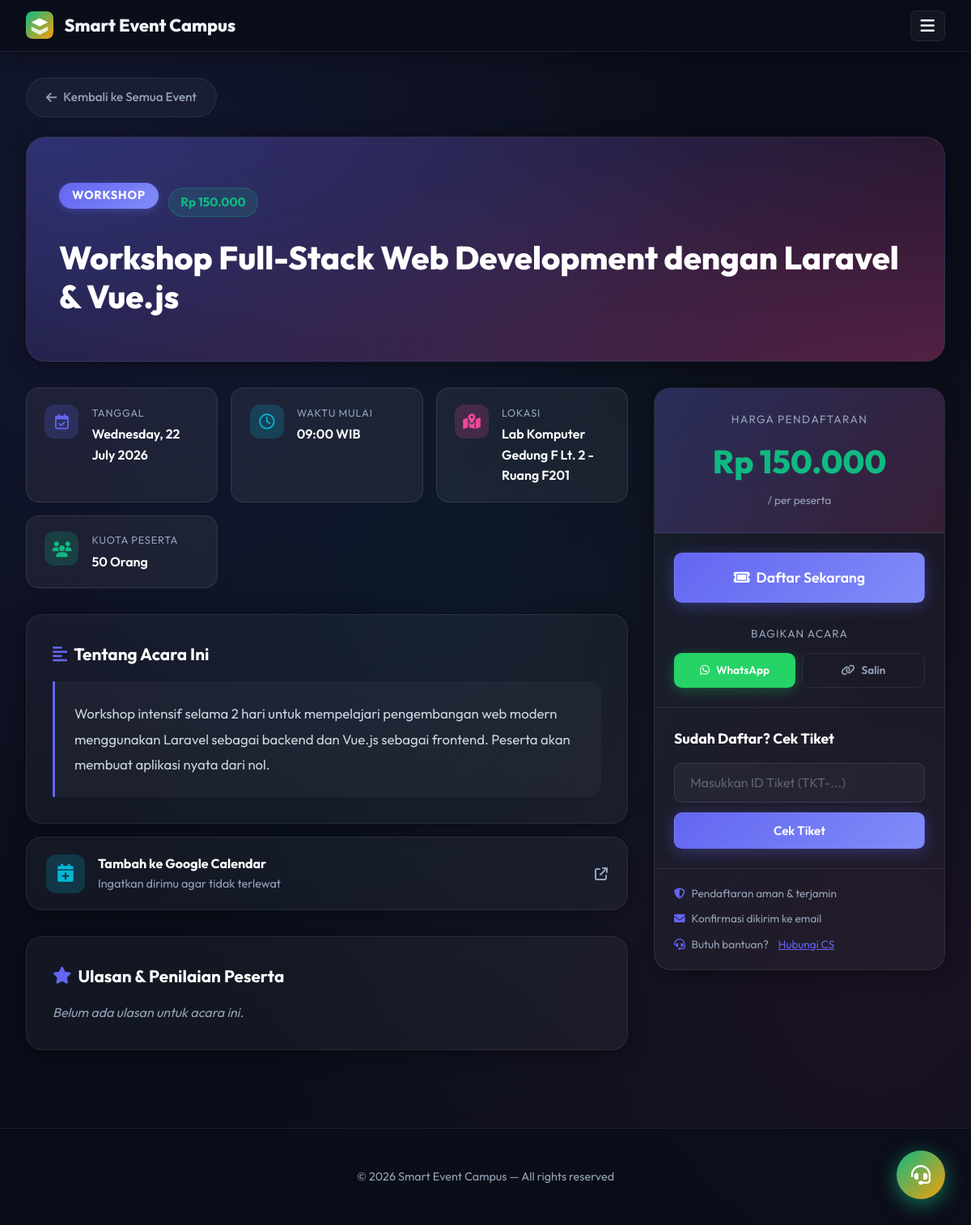
Page /event_detail.php?id=1 on the committed database.
### tables this page shows
CREATE TABLE `events` (
  `id` int(11) NOT NULL AUTO_INCREMENT,
  `title` varchar(100) NOT NULL,
  `description` text NOT NULL,
  `event_date` date NOT NULL,
  `event_time` time NOT NULL,
  `location` varchar(255) NOT NULL,
  `maps_url` varchar(500) DEFAULT NULL,
  `event_type` enum('Seminar','Workshop','Lomba','Pelatihan') NOT NULL,
  `is_paid` tinyint(1) DEFAULT 0,
  `price` decimal(10,2) DEFAULT 0.00,
  `max_participants` int(11) DEFAULT NULL,
  `poster` varchar(255) DEFAULT NULL,
  `material_file` varchar(255) DEFAULT NULL,
  `created_at` timestamp NULL DEFAULT current_timestamp(),
  PRIMARY KEY (`id`)
);

### event_detail.php (the view, shortened to what this page needs)
<?php
require_once 'config.php';
$id = $_GET['id'];
$stmt = $conn->prepare("SELECT * FROM events WHERE id = ?");
$stmt->bind_param("i", $id);
$stmt->execute();
$result = $stmt->get_result();
$event = $result->fetch_assoc();
$date = date("l, d F Y", strtotime($event['event_date']));
$time = date("H:i", strtotime($event['event_time']));
$cal_start = date("Ymd\THis\Z", strtotime($event['event_date'] . ' ' . $event['event_time']));
$cal_end   = date("Ymd\THis\Z", strtotime($event['event_date'] . ' ' . $event['event_time']) + 7200);
$cal_url   = "https://calendar.google.com/calendar/render?action=TEMPLATE&text=" . urlencode($event['title']) . "&dates={$cal_start}/{$cal_end}&details=" . urlencode($event['description']) . "&location=" . urlencode($event['location']);
$page_url = (isset($_SERVER['HTTPS']) && $_SERVER['HTTPS'] === 'on' ? "https" : "http") . "://$_SERVER[HTTP_HOST]$_SERVER[REQUEST_URI]";
$share_text = "🚀 *JANGAN LEWATKAN KESEMPATAN INI!*\n\n";
$share_text .= "Segera tingkatkan wawasan dan kembangkan potensimu di acara luar biasa kami:\n\n";
$share_text .= "✨ *{$event['title']}*\n";
$share_text .= "📅 *Tanggal:* $date\n";
$share_text .= "⏰ *Waktu:* $time WIB\n";
$share_text .= "📍 *Lokasi:* {$event['location']}\n\n";
if ($event['is_paid']) {
    $share_text .= "🎟️ *Harga Tiket:* Rp " . number_format($event['price'], 0, ',', '.') . "\n\n";
} else {
    $share_text .= "🎟️ *GRATIS!* (Kuota Terbatas - Segera Daftar!)\n\n";
}
$share_text .= "Ayo bergabung dan perluas koneksimu! 👇\n";
$share_text .= $page_url;
$wa_share_url = "https://api.whatsapp.com/send?text=" . urlencode($share_text);
$rev_stmt = $conn->prepare("SELECT * FROM event_reviews WHERE event_id = ? ORDER BY created_at DESC");
$rev_stmt->bind_param("i", $id);
$rev_stmt->execute();
$reviews = $rev_stmt->get_result();
?>
<!DOCTYPE html>
<html lang="id">
<head>
    <link rel="stylesheet" href="style.css?v=<?= time() ?>">
    <link rel="stylesheet" href="https://cdnjs.cloudflare.com/ajax/libs/font-awesome/6.4.0/css/all.min.css">
</head>
<body>
    <nav class="navbar">
        <a href="index.php" class="navbar-brand">
            Smart Event Campus
        </a>
        <button class="menu-toggle" onclick="toggleNav()">
            <i class="fa-solid fa-bars"></i>
        </button>
    </nav>
    <div class="container">
        <a href="index.php" class="back-btn">
            <i class="fa-solid fa-arrow-left"></i> Kembali ke Semua Event
        </a>
    <div class="detail-hero glass">
        <?php if (!empty($event['poster'])): ?>
            <img src="uploads/posters/<?php echo htmlspecialchars($event['poster']); ?>"
                 alt="Poster <?php echo htmlspecialchars($event['title']); ?>"
                 class="detail-hero-poster">
            <div class="detail-hero-overlay">
        <?php else: ?>
            <div class="detail-hero-noposter">
        <?php endif; ?>
                <div class="detail-badge-row">
                    <span class="event-badge" style="font-size: 0.9rem;"><?php echo htmlspecialchars($event['event_type']); ?></span>
                    <?php if($event['is_paid']): ?>
                        <span style="background: rgba(16,185,129,0.15); color:#10b981; font-weight:700; padding: 0.3rem 0.9rem; border-radius: 2rem; border: 1px solid rgba(16,185,129,0.3); font-size: 0.95rem;">
                            Rp <?php echo number_format($event['price'],0,',','.'); ?>
                        </span>
                    <?php else: ?>
                        <span style="background: rgba(16,185,129,0.15); color:#10b981; font-weight:700; padding: 0.3rem 0.9rem; border-radius: 2rem; border: 1px solid rgba(16,185,129,0.3); font-size: 0.95rem;">
                            GRATIS
                        </span>
                    <?php endif; ?>
                </div>
                <h1 class="detail-title"><?php echo htmlspecialchars($event['title']); ?></h1>
            </div>
    </div>
    <div class="detail-layout">
        <div class="detail-main">
            <div class="detail-meta-grid">
                <div class="detail-meta-card">
                    <div class="detail-meta-icon icon-purple"><i class="fa-regular fa-calendar-check"></i></div>
                    <div>
                        <div class="detail-meta-label">Tanggal</div>
                        <div class="detail-meta-value"><?php echo $date; ?></div>
                    </div>
                </div>
                <div class="detail-meta-card">
                    <div class="detail-meta-icon icon-cyan"><i class="fa-regular fa-clock"></i></div>
                    <div>
                        <div class="detail-meta-label">Waktu Mulai</div>
                        <div class="detail-meta-value"><?php echo $time; ?> WIB</div>
                    </div>
                </div>
                <div class="detail-meta-card">
                    <div class="detail-meta-icon icon-pink"><i class="fa-solid fa-map-location-dot"></i></div>
                    <div>
                        <div class="detail-meta-label">Lokasi</div>
                        <div class="detail-meta-value"><?php echo htmlspecialchars($event['location']); ?></div>
                    </div>
                </div>
                <?php if($event['max_participants'] > 0): ?>
                <div class="detail-meta-card">
                    <div class="detail-meta-icon icon-green"><i class="fa-solid fa-users"></i></div>
                    <div>
                        <div class="detail-meta-label">Kuota Peserta</div>
                        <div class="detail-meta-value"><?php echo $event['max_participants']; ?> Orang</div>
                    </div>
                </div>
                <?php endif; ?>
            </div>
            <div class="detail-desc-section glass" style="padding: 2rem; border-radius: 1.25rem;">
                <h2><i class="fa-solid fa-align-left"></i> Tentang Acara Ini</h2>
                <div class="detail-desc-body"><?php echo htmlspecialchars($event['description']); ?></div>
            </div>
            <div class="glass" style="margin-top: 1rem; border-radius: 1.25rem; overflow: hidden;">
                <a href="<?php echo $cal_url; ?>" target="_blank"
                   style="display: flex; align-items: center; gap: 1rem; padding: 1.25rem 1.5rem; text-decoration: none; color: var(--text-main); transition: background 0.3s;"
                   onmouseover="this.style.background='rgba(255,255,255,0.05)'"
                   onmouseout="this.style.background=''">
                    <div class="detail-meta-icon icon-cyan" style="width: 48px; height: 48px; font-size: 1.4rem; flex-shrink: 0;">
                        <i class="fa-solid fa-calendar-plus"></i>
                    </div>
                    <div>
                        <div style="font-weight: 700; font-size: 1rem; color: #fff;">Tambah ke Google Calendar</div>
                        <div style="font-size: 0.9rem; color: var(--text-muted);">Ingatkan dirimu agar tidak terlewat</div>
                    </div>
                    <i class="fa-solid fa-arrow-up-right-from-square" style="margin-left: auto; color: var(--text-muted);"></i>
                </a>
            </div>
            <div class="detail-desc-section glass" style="padding: 2rem; border-radius: 1.25rem; margin-top: 2rem;">
                <h2><i class="fa-solid fa-star"></i> Ulasan & Penilaian Peserta</h2>
                <div style="max-height: 400px; overflow-y: auto; padding-right: 1rem;">
                    <?php if($reviews->num_rows > 0): while($rev = $reviews->fetch_assoc()): ?>
                        <div style="background: rgba(255,255,255,0.03); border: 1px solid var(--border-color); padding: 1.25rem; border-radius: 1rem; margin-bottom: 1rem;">
                            <div style="display:flex; justify-content:space-between; margin-bottom:0.5rem;">
                                <strong style="color:#fff;"><?php echo htmlspecialchars($rev['reviewer_name']); ?></strong>
                                <span style="color:#f59e0b;">
                                    <?php for($i=0; $i<$rev['rating']; $i++) echo '<i class="fa-solid fa-star"></i>'; ?>
                                </span>
                            </div>
                            <div style="color:#cbd5e1; font-size:0.95rem;"><?php echo htmlspecialchars($rev['comment']); ?></div>
                            <div style="color:var(--text-muted); font-size:0.8rem; margin-top:0.5rem; text-align:right;">
                                <?php echo date("d/m/Y H:i", strtotime($rev['created_at'])); ?>
                            </div>
                        </div>
                    <?php endwhile; else: ?>
                        <div style="color:var(--text-muted); font-style:italic;">Belum ada ulasan untuk acara ini.</div>
                    <?php endif; ?>
                </div>
            </div>
        </div>
        <div class="detail-sidebar">
            <div class="sidebar-card glass">
                <div class="sidebar-price-block">
                    <div class="sidebar-price-label">Harga Pendaftaran</div>
                    <?php if($event['is_paid']): ?>
                        <div class="sidebar-price-value">Rp <?php echo number_format($event['price'],0,',','.'); ?></div>
                        <div style="color: var(--text-muted); font-size: 0.85rem; margin-top: 0.4rem;">/ per peserta</div>
                    <?php else: ?>
                        <div class="sidebar-price-value">GRATIS</div>
                        <div style="color: var(--text-muted); font-size: 0.85rem; margin-top: 0.4rem;">Terbuka untuk umum</div>
                    <?php endif; ?>
                </div>
                <div class="sidebar-cta">
                    <a href="register_event.php?id=<?php echo $event['id']; ?>" class="btn btn-primary">
                        <i class="fa-solid fa-ticket"></i> Daftar Sekarang
                    </a>
                    <div class="sidebar-share-label">Bagikan Acara</div>
                    <div class="sidebar-share-buttons">
                        <a href="<?php echo $wa_share_url; ?>" target="_blank" class="btn" style="background: #25D366; color: white; border: none; box-shadow: 0 4px 15px rgba(37,211,102,0.3); flex: 1; justify-content: center;">
                            <i class="fa-brands fa-whatsapp"></i> WhatsApp
                        </a>
                        <button onclick="copyLink()" class="btn btn-outline" id="copyBtn" style="flex: 1; justify-content: center;">
                            <i class="fa-solid fa-link"></i> Salin
                        </button>
                    </div>
                </div>
                <div style="border-top: 1px solid var(--border-color); padding: 1.5rem;">
                    <h3 style="font-size:1.1rem; margin-bottom:1rem; color:#fff;">Sudah Daftar? Cek Tiket</h3>
                    <form method="POST" action="">
                        <input type="text" name="ticket_id" class="form-control" placeholder="Masukkan ID Tiket (TKT-...)" required style="margin-bottom:0.75rem; width:100%;">
                        <button type="submit" name="check_ticket" class="btn btn-primary" style="width:100%; justify-content:center; padding:0.75rem;">Cek Tiket</button>
                    </form>
                </div>
                <div style="border-top: 1px solid var(--border-color); padding: 1.25rem 1.5rem;">
                    <div style="font-size: 0.85rem; color: var(--text-muted); display: flex; align-items: center; gap: 0.5rem; margin-bottom: 0.6rem;">
                        <i class="fa-solid fa-shield-halved" style="color: var(--primary);"></i>
                        Pendaftaran aman & terjamin
                    </div>
                    <div style="font-size: 0.85rem; color: var(--text-muted); display: flex; align-items: center; gap: 0.5rem; margin-bottom: 0.6rem;">
                        <i class="fa-solid fa-envelope" style="color: var(--primary);"></i>
                        Konfirmasi dikirim ke email
                    </div>
                    <div style="font-size: 0.85rem; color: var(--text-muted); display: flex; align-items: center; gap: 0.5rem;">
                        <i class="fa-solid fa-headset" style="color: var(--primary);"></i>
                        Butuh bantuan? <a href="bantuan_support.php" style="color: var(--primary); margin-left: 0.25rem;">Hubungi CS</a>
                    </div>
                </div>
            </div>
        </div>
    </div>
</div>
<footer>
    <p>&copy; <?php echo date("Y"); ?> Smart Event Campus — All rights reserved</p>
</footer>
<a href="bantuan_support.php" title="Customer Service" style="position:fixed;bottom:2rem;right:2rem;background:linear-gradient(135deg,#10b981,#f59e0b);color:#fff;width:60px;height:60px;border-radius:50%;display:flex;align-items:center;justify-content:center;font-size:1.5rem;box-shadow:0 6px 25px rgba(16,185,129,0.6);z-index:9999;text-decoration:none;animation:csFloat 2s ease-in-out infinite;">
    <i class="fa-solid fa-headset"></i>
</a>
</body>
</html>

### rows in the picture
events: event_type "WORKSHOP", price "150.000", title "Workshop Full-Stack Web Development dengan Laravel & Vue.js", event_date "Wednesday, 22 July 2026", event_time "09:00", location "Lab Komputer Gedung F Lt. 2 - Ruang F201", max_participants "50", description "Workshop intensif selama 2 hari untuk mempelajari pengembangan web modern menggunakan Laravel sebagai backend dan Vue.js sebagai frontend. Peserta akan membuat aplikasi nyata dari nol."
